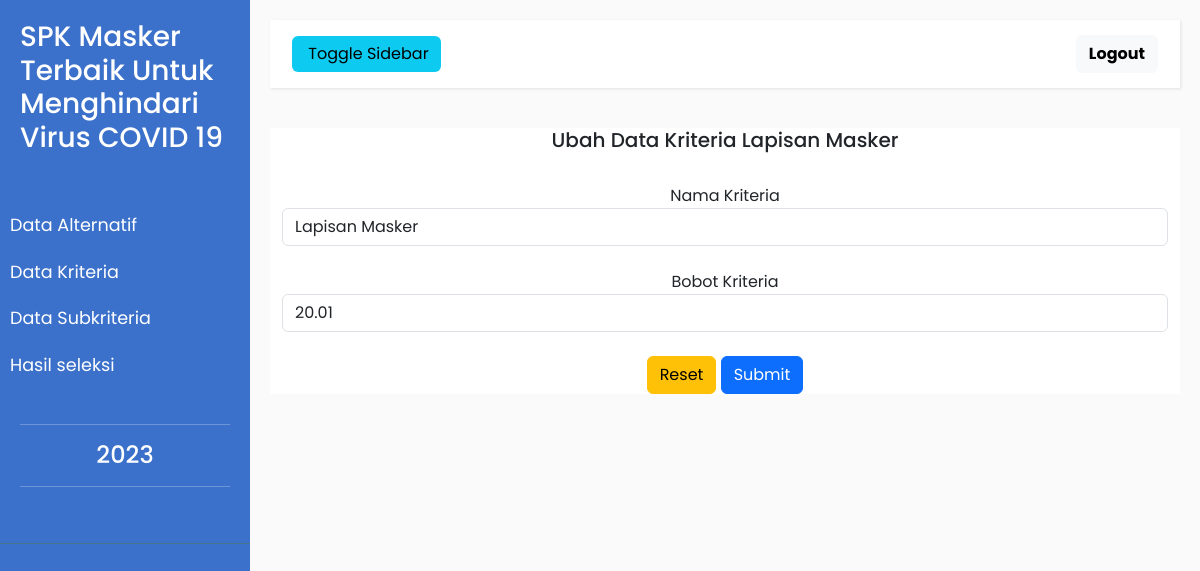
/admin/kriteria/edit_kriteria.php?kriteria=1, run on the app's committed database.
### tables this page shows
CREATE TABLE `kriteria` (
  `id_kriteria` int(11) NOT NULL,
  `nama_kriteria` varchar(255) NOT NULL,
  `bobot_kriteria` double NOT NULL
);

### admin/kriteria/edit_kriteria.php (the view, shortened to what this page needs)
<?php
include "../../koneksi.php";
$id = $_GET['kriteria'];
$query=mysqli_query($dbh,"select * from kriteria where id_kriteria='$id'");
$data=mysqli_fetch_array($query);
 ?>
<!DOCTYPE html>
<html>
    <head>
        <link rel="stylesheet" href="../..\assets\bootstrap\css\bootstrap.css">
        <link href="../../assets/bootstrap/css/bootstrap.min.css" rel="stylesheet">
        <link rel="stylesheet" href="../../assets/admin/admin.css">
    </head>
    <body>
        <div class="wrapper">
            <nav id="sidebar">
                <div class="sidebar-header">
                    <a href="../index-admin.php">
                    <h3>SPK Masker Terbaik Untuk Menghindari Virus COVID 19</h3>
                        </a></strong>
                </div>
                <ul class="list-unstyled components">
                    <li>
                        <a href="../alternatif/data_masker.php" >Data Alternatif</a>
                        <a href="data_kriteria.php" >Data Kriteria</a>
                        <a href="../subkriteria/data_subkriteria.php" >Data Subkriteria</a>
                        <a href="../perhitungan/hasil_perhitungan.php" >Hasil seleksi</a>
                    </li>
                <ul class="list-unstyled CTAs">
                    <hr>
                    <center>
                        <h4><?php echo date('Y') ?></h4>
                    </center>
                    <hr>
                </ul>
            </nav>
            <div id="content">
                <nav class="navbar navbar-default">
                    <div class="container-fluid">
                        <div class="navbar-header">
                            <button type="button" id="sidebarCollapse" class="btn btn-info navbar-btn">
                                <span>Toggle Sidebar</span>
                            </button>
                        </div>
                        <ul class="nav navbar-nav navbar-right">
                                    <li>
                                        <a href="../keluar.php" class="btn btn-light fw-bold">Logout</a>
                                    </li>
                        </ul>
                    </div>
                </nav>
                <center>
                <div class="container" style="background-color:white;">
     <div class="panel">
        <center>
            <div class="panel-heading">
            <h5>Ubah Data Kriteria <?php echo $data['nama_kriteria'] ?></h5>
        </div>
        <div class="panel-body">
            <br>
            <form  class="form" action="proses_edit_kriteria.php?kriteria=<?php echo $data['id_kriteria'] ?>" method="POST" enctype="multipart/form-data">
                <div class="form-group">
                    <label>Nama Kriteria</label>
                    <br>
                    <input type="text" name="nama" class="form-control" value="<?php echo $data['nama_kriteria'] ?>">
                </div>
                <br>
                <div class="form-group">
                    <label>Bobot Kriteria</label>
                    <br>
                    <input type="number" name="bobot" class="form-control" value="<?php echo $data['bobot_kriteria'] ?>" step="0.01">
                </div>
                <br>
                 <div class="form-group">
                <input type="reset" required name="Reset" class="btn btn-warning pull-left btn-fill">
                <input type="button" name="nanam" value="Submit" id="submitButton" data-bs-toggle="modal" data-bs-target="#confirm-submit" class="btn btn-primary btn-fill">
                </div>
                    </div>
        </div>
        </center>
     <br>
     </div>
 </div>
    </body>
</html>
</body>
</html>

### assets/admin/admin.css (style rules this page uses)
body { font-family: 'Poppins', sans-serif; background: #fafafa; }
a, a:hover, a:focus { color: inherit; text-decoration: none; transition: all 0.3s; }
.navbar { padding: 15px 10px; background: #fff; border: none; border-radius: 0; margin-bottom: 40px; box-shadow: 1px 1px 3px rgba(0, 0, 0, 0.1); }
.navbar-btn { box-shadow: none; outline: none !important; border: none; }
i, span { display: inline-block; }
.wrapper { display: flex; align-items: stretch; }
#sidebar { min-width: 250px; max-width: 250px; background: #3B71CA; color: #fff; transition: all 0.3s; }
#sidebar ul li a { text-align: left; }
#sidebar .sidebar-header { padding: 20px; background: #3B71CA; }
#sidebar ul.components { padding: 20px 0; border-bottom: 1px solid #47748b; }
#sidebar ul li a { padding: 10px; font-size: 1.1em; display: block; }
ul.CTAs { padding: 20px; }
#content { width: 100vw; padding: 20px; min-height: 100vh; transition: all 0.3s; }

### data on the page
kriteria: nama_kriteria "Lapisan Masker", nama "Lapisan Masker", bobot "20.01"
